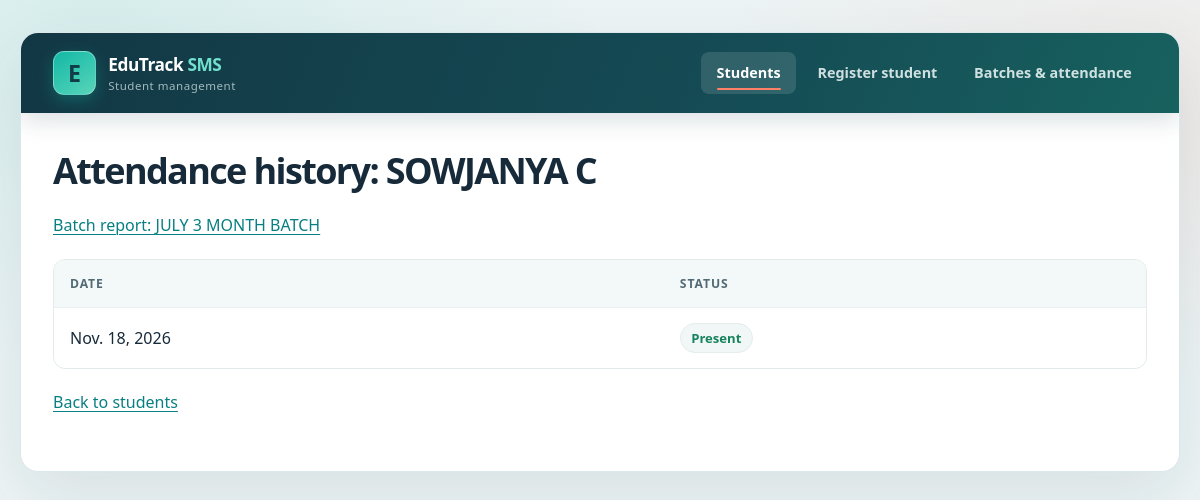
Screenshot of /students/3/attendance/ with the database file from the repository.
### sms/models.py (models this page shows, shortened)
class Student(models.Model):
    first_name = models.CharField(max_length=100)
    last_name = models.CharField(max_length=100)
    email = models.EmailField()
    phone_number = models.CharField(max_length=20)
    batch = models.ForeignKey(Batch, on_delete=models.CASCADE, related_name='students')
    courses = models.ManyToManyField(Course, related_name='students', blank=True)
    def __str__(self):
        return f'{self.first_name} {self.last_name}'

class Batch(models.Model):
    name = models.CharField(max_length=100)
    start_date = models.DateField()

class Attendance(models.Model):
    class Status(models.TextChoices):
        PRESENT = 'Present', 'Present'
        ABSENT = 'Absent', 'Absent'
        LATE = 'Late', 'Late'
    student = models.ForeignKey(
        Student, on_delete=models.CASCADE, related_name='attendance_records'
    )
    date = models.DateField()
    status = models.CharField(max_length=7, choices=Status.choices)

### sms/views.py (the view)
def student_attendance_report(request, student_id):
    student = get_object_or_404(Student, pk=student_id)
    attendance_records = student.attendance_records.order_by('date', 'pk')
    return render(
        request,
        'sms/student_attendance_report.html',
        {'student': student, 'attendance_records': attendance_records},
    )

### sms/templates/sms/student_attendance_report.html (shortened to what this page needs)
{% load static %}
<!doctype html>
<html lang="en">
<head>
    <link rel="stylesheet" href="{% static 'sms/styles.css' %}?v=3">
</head>
<body>
    <main class="container">
        {% include 'sms/navbar.html' %}
        <h1>Attendance history: {{ student.first_name }} {{ student.last_name }}</h1>
        <p>
            <a href="{% url 'sms:attendance_report' student.batch_id %}">
                Batch report: {{ student.batch.name }}
            </a>
        </p>
        <div class="table-wrap">
            <table>
                <thead>
                    <tr>
                        <th>Date</th>
                        <th>Status</th>
                    </tr>
                </thead>
                <tbody>
                    {% for record in attendance_records %}
                        <tr>
                            <td>{{ record.date }}</td>
                            <td>
                                <span class="status-badge status-{{ record.status|lower }}">
                                    {{ record.status }}
                                </span>
                            </td>
                        </tr>
                    {% empty %}
                        <tr>
                            <td colspan="2">No attendance records yet.</td>
                        </tr>
                    {% endfor %}
                </tbody>
            </table>
        </div>
        <p><a href="{% url 'sms:student_list' %}">Back to students</a></p>
    </main>
</body>
</html>

### sms/static/sms/styles.css (style rules this page uses)
:root { color-scheme: light; font-family: "Segoe UI", "Helvetica Neue", Arial, sans-serif; color: #172a3a; background: #edf4f5; font-synthesis: none; text-rendering: optimizeLegibility; --ink: #172a3a; --muted: #6b7d8c; --teal: #087f82; --teal-bright: #13b8a6; --coral: #ff8066; --line: #e2eaec; --surface: #ffffff; --shadow: 0 24px 70px rgb(23 54 68 / 10%); }
* { box-sizing: border-box; }
body { min-height: 100vh; margin: 0; padding: 2rem 1.25rem; background: radial-gradient(ellipse at 8% 0%, rgb(19 184 166 / 10%), transparent 32rem), radial-gradient(ellipse at 95% 15%, rgb(255 128 102 / 9%), transparent 28rem), #edf4f5; }
.container { max-width: 1160px; margin: 0 auto; padding: 0 2rem 2.5rem; overflow: hidden; background: var(--surface); border: 1px solid rgb(213 228 230 / 85%); border-radius: 18px; box-shadow: var(--shadow); animation: page-enter 500ms ease-out both; }
h1 { margin: 0 0 1.25rem; color: var(--ink); font-size: clamp(1.7rem, 3vw, 2.25rem); letter-spacing: -0.045em; line-height: 1.2; }
p { line-height: 1.65; }
a { color: var(--teal); text-decoration-thickness: 1px; text-underline-offset: 3px; transition: color 160ms ease; }
.table-wrap { overflow-x: auto; margin: 1.25rem 0; border: 1px solid var(--line); border-radius: 12px; background: #fff; }
table { width: 100%; margin: 0; border-collapse: separate; border-spacing: 0; text-align: left; }
th, td { padding: 0.95rem 1rem; border-bottom: 1px solid #eaf0f1; text-align: left; vertical-align: middle; }
th { background: #f3f8f8; color: #526a76; font-size: 0.76rem; font-weight: 750; letter-spacing: 0.075em; text-transform: uppercase; }
tbody tr { transition: background 160ms ease; }
tbody tr:last-child td { border-bottom: 0; }
.status-present { color: #16835d; }
.status-badge { display: inline-block; padding: 0.3rem 0.65rem; border: 1px solid #e4ecec; border-radius: 999px; background: #f1f7f6; font-size: 0.82rem; font-weight: 700; }

### rows the page displays
Student: first_name "SOWJANYA", last_name "C", batch.name "JULY 3 MONTH BATCH"
Attendance: date "Nov. 18, 2026", status "Present"
